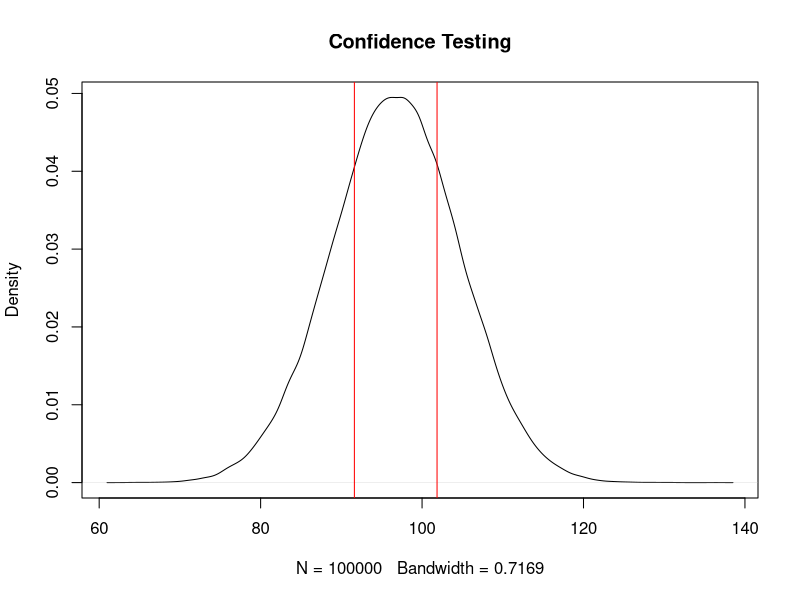

Write the R code that produced this figure.
## ---- chunk 1
  n <- 100000
  sd <- runif(1,min = 1, max=10)
  mu <- runif(1,min = 50, max=100)
  x <- rnorm(n, mean=mu, sd=sd)
  
  confidence <- runif(1,min = 0, max=1)
  con.h <- mu + qnorm(confidence)*sd
  con.l <- mu - qnorm(confidence)*sd
  conH <- paste("Confidence interval upper: ", round(con.h, 2))
  conL <- paste("Confidence interval lower: ", round(con.l,2))
  
  d <- density(x) 
  plot(d, main = "Confidence Testing")
  abline(v=con.l, col="red")
  abline(v=con.h, col="red")

